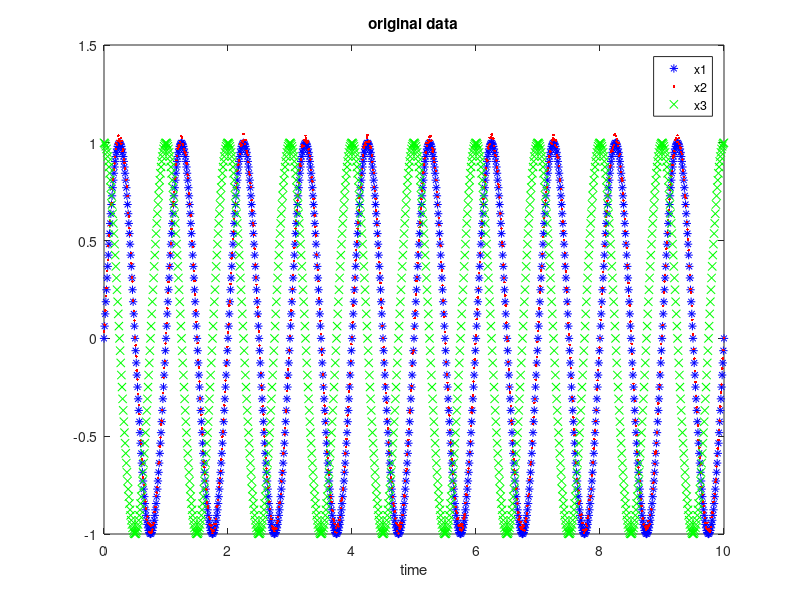
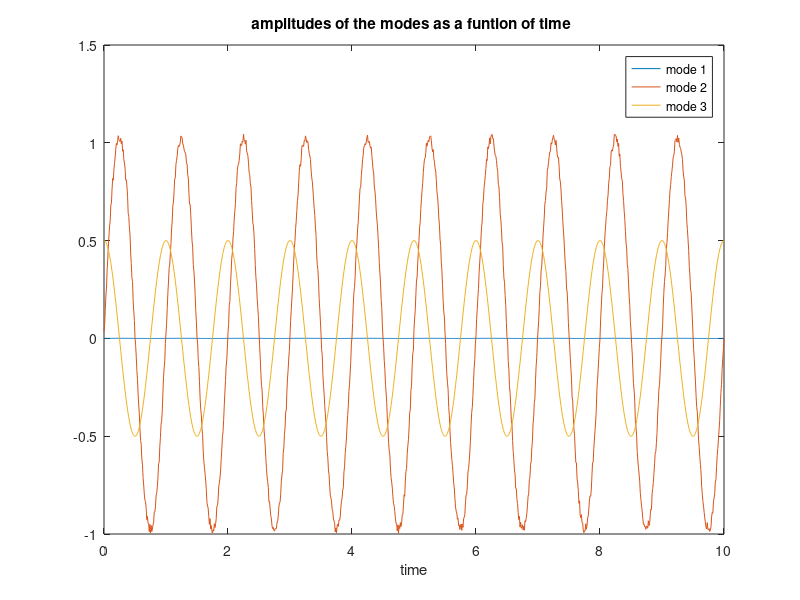
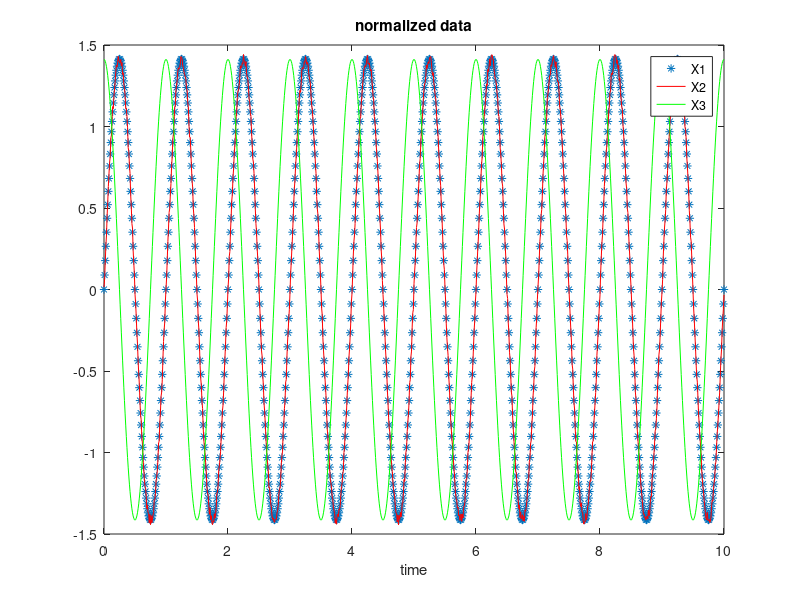

MATLAB code for these plots, in order:
% PHY577 hw10 part 2 
clear all
close all

t=[0:1:1000]/100;

x1=sin(2*pi*t);
x2=x1+.05*rand(size(x1));
x3=cos(2*pi*t);

figure()
plot(t,x1,'*b')
hold on 
plot(t,x2,'.r')
plot(t,x3,'xg')

xlabel('time')
title('original data')
legend('x1','x2','x3')

D=cat(1,x1,x2,x3);
C=(1/length(x1))*D*D';

[evecs,evals]=eig(C);

amps=D'*evals;
figure()
plot(t,amps)
legend('mode 1','mode 2','mode 3')
title('amplitudes of the modes as a funtion of time ')
xlabel('time')

X1=((x1-mean(x1))/std(x1));
X2=((x2-mean(x2))/std(x2));
X3=((x3-mean(x3))/std(x3));

figure()
plot(t,X1,'*')
hold on 
plot(t,X2,'r')
plot(t,X3,'g')


xlabel('time')
title('normalized data')
legend('X1','X2','X3')

